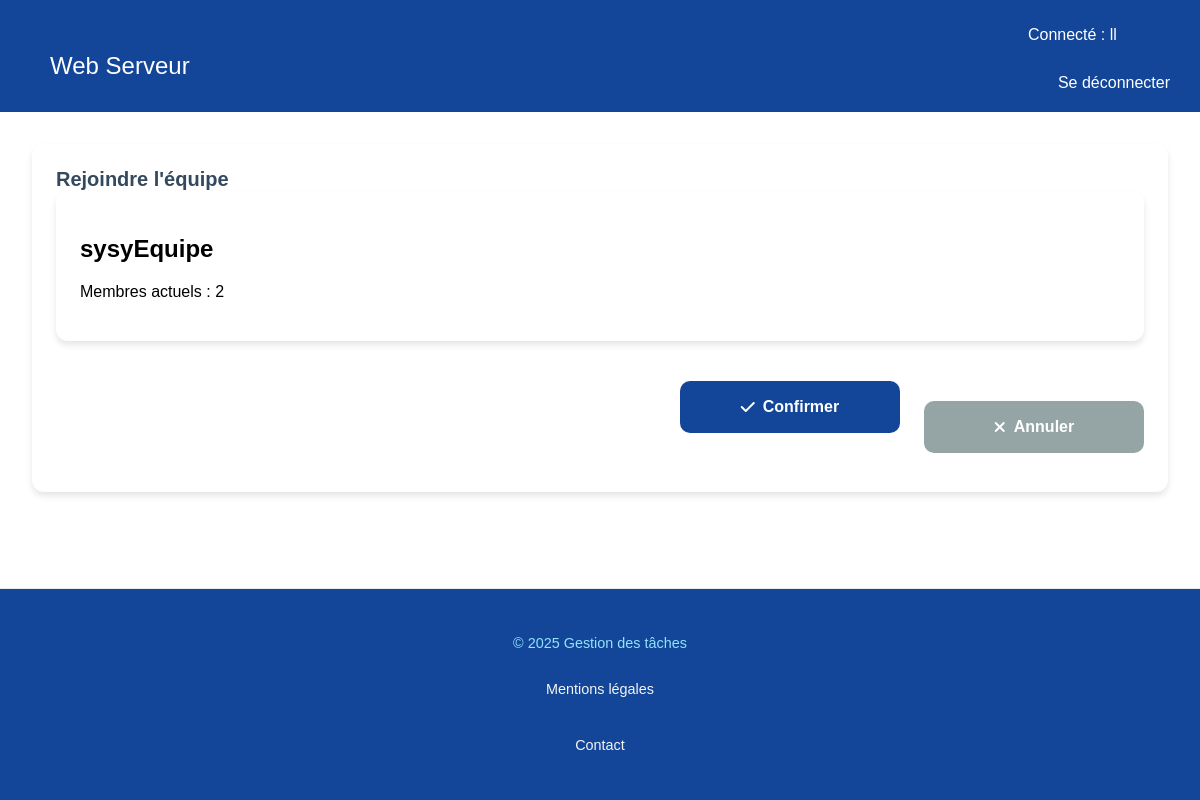
The app's page /joinTeam/1/ (signed in) with its own data.
### tasks/models.py (models this page shows, shortened)
class User(AbstractUser):
    USERNAME_FIELD='username'
    description = models.CharField(max_length=200)

class Team(models.Model):
    name = models.CharField(max_length=200)
    members = models.ManyToManyField('User',related_name="teams")
    task_list = models.ManyToManyField('Task')  # Liste des tâches

### tasks/views.py (the view)
# urls.py: path('joinTeam/<int:team_id>/', views.join_team_view, name='joinTeam'),
@login_required
def join_team_view(request, team_id):
    team = get_object_or_404(Team, id=team_id)
    if request.method == 'POST':
        team.members.add(request.user)
        return redirect('listTeam')
    is_member = team.members.filter(id=request.user.id).exists()
    return render(request, 'tasks/Join_team.html', {
        'team': team,
        'is_member': is_member
    })

### tasks/templates/tasks/Join_team.html (shortened to what this page needs)
<!DOCTYPE html>
<html lang="fr">
<head>
    {% load static %}
    <link rel="stylesheet" href="{% static 'styles.css' %}">
    <link rel="stylesheet" href="https://cdnjs.cloudflare.com/ajax/libs/font-awesome/6.4.0/css/all.min.css">
</head>
<body>
     <nav class="navbar">
        <div class="navbar-left">
            <div class="navbar-right">
                <a href="{% url 'home' %}">Web Serveur</a>
            </div>
        </div>
        <div class="navbar-right">
            {% if user.is_authenticated %}
                <p>Connecté : {{ user.username }}</p>
                <a href="{%url 'logout' %}">Se déconnecter</a>
            {% else %}
                <a href="register/">Register</a>
                <a href="login/">Login</a>
            {% endif %}
        </div>
    </nav>
    <div class="team-container">
        <div class="team-card">
          <h2 class="team-name">Rejoindre l'équipe</h2>
        {% if team %}
        <div class="team-card">
            <h2>{{ team.name }}</h2>
            <p class="member-count">Membres actuels : {{ team.members.count }}</p>
        </div>
        {% endif %}
        <form method="POST" class="join-form">
            <div class="form-actions">
                <button type="submit" class="btn btn-success">
                  <i class="fas fa-check"></i> Confirmer
                </button>
                <a href="{% url 'listTeam' %}" class="btn btn-secondary">
                  <i class="fas fa-times"></i> Annuler
                </a>
              </div>
            </div>
          </div>
    <footer class="footer">
        <div class="container">
            <p class="footer-text">
                © 2025 Gestion des tâches
                <a> Mentions légales</a>
                <a> Contact</a>
            </p>
        </div>
    </footer>
</body>
</html>

### tasks/static/styles.css (style rules this page uses)
body { margin: 0; font-family: Arial, sans-serif; }
.navbar { display: flex; justify-content: space-between; align-items: center; background-color: #134698; padding: 10px 20px; color: rgb(255, 255, 255); }
.navbar-left { font-size: 1.5em; font-weight: bold; }
.navbar-right a { color: white; text-decoration: none; margin-left: 20px; font-weight: 500; }
form div { margin-bottom: 15px; }
button { width:auto; padding: 10px; background-color: #003366; color: white; border: none; border-radius: 5px; font-weight: bold; }
button[type="submit"] { display:inline-block; width: 30%; background-color: #134698; color: white; border: none; padding: 12px 20px; font-size: 16px; cursor: pointer; border-radius: 5px; transition: background-color 0.3s ease; }
a { display: block; padding: 10px; text-align: center; margin-top: 20px; color: #134698; text-decoration: none; font-weight: 500; }
.form-actions { margin-top: 2.5rem; display: flex; gap: 1.5rem; justify-content: flex-end; width: 100%; max-width: 600px; margin-left: auto; }
.form-actions .btn { flex: 0 0 220px; padding: 1rem 2rem; border-radius: 10px; font-weight: 600; font-size: 1rem; text-align: center; box-sizing: border-box; transition: all 0.25s cubic-bezier(0.4, 0, 0.2, 1); display: flex; align-items: center; justify-content: center; white-space: nowrap; height: 52px; }
.form-actions .btn { animation: btnEntry 0.4s ease forwards; }
.btn { padding: 10px 20px; border: none; border-radius: 4px; cursor: pointer; }
.team-container { padding: 2rem; max-width: 1200px; margin: 0 auto; }
.team-card { background: #ffffff; border-radius: 12px; padding: 1.5rem; box-shadow: 0 4px 6px rgba(0, 0, 0, 0.1); transition: transform 0.2s ease; }
.team-name { font-size: 1.25rem; color: #34495e; margin: 0; }
.btn { padding: 0.5rem 1rem; border-radius: 8px; border: none; cursor: pointer; display: inline-flex; align-items: center; gap: 0.5rem; transition: opacity 0.2s ease; }
.btn-secondary { background: #95a5a6; color: white; }
.btn-success { background: #2ecc71; color: white; }
.footer { background-color: #134698; padding: 2rem 0; margin-top: 4rem; border-top: 1px solid #e9ecef; }
.footer .container { max-width: 1200px; margin: 0 auto; text-align: center; }
.footer-text { color: #91e2ff; font-size: 0.9rem; margin-bottom: 0.5rem; }
.footer-text a { color: #f4f4f4; text-decoration: none; transition: color 0.2s; }

### records on screen
User: username "ll"
Team: name "sysyEquipe", members.count "2"
